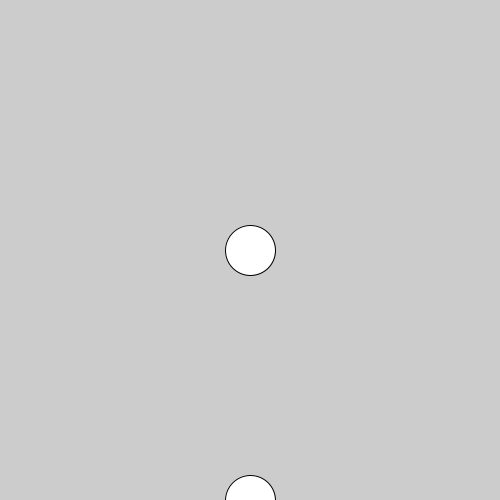
Frame 1 (no input)
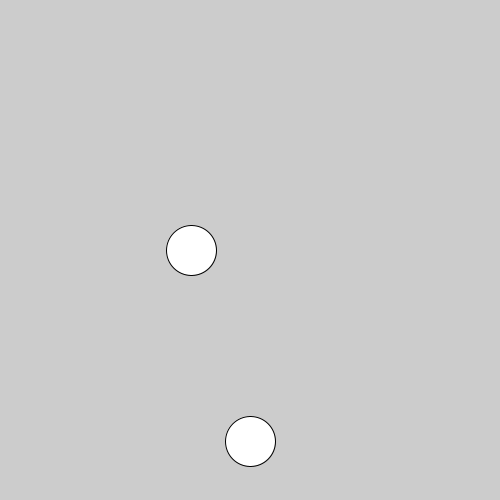
Frame 60 (the mouse pressed at the canvas centre just before this capture)
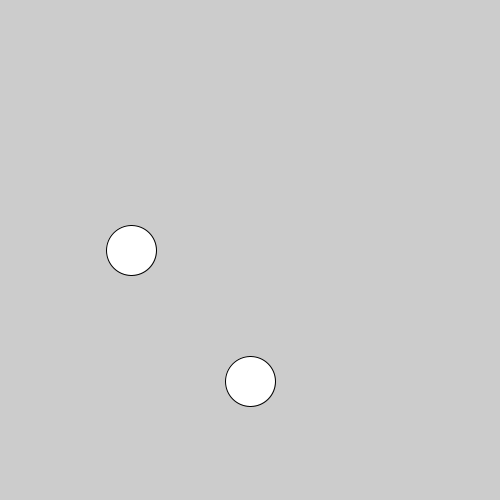
Frame 120 (the mouse held since frame 60 and released just before this capture)

The Processing sketch that drew these frames (run headless with seeded random() and noise(); from frame 60 on, the mouse is pressed at the canvas centre):

// Processing sketch: MovingCircles
// ── MovingCircles.pde
/**
 * Practicing using variables to make things move
 * @version October 16, 2025
 */

//variable declarations are the only types of statements that can
//go outside of setup() and draw()
int x;  //x position of the circle
int y;  //y position of second circle

void setup()
{
  size(500, 500);
  
  //a good place to initialize variables!
  x = width/2;  //sets the circle to the far left
  
  y = height;
}

void draw()
{
  background(204);
  
  circle(x, height/2, 50);
  
  //make the circle move to the left by subtracting a value each time from x
  //(that value is the speed!)
  x = x - 1;
  
  //task 1 - change the circle to start at the right and move to the left
  //task 2 - create another circle that starts at the bottom and moves up
  
  circle(width/2, y, 50); //<>//
  
  y = y - 1;
}
